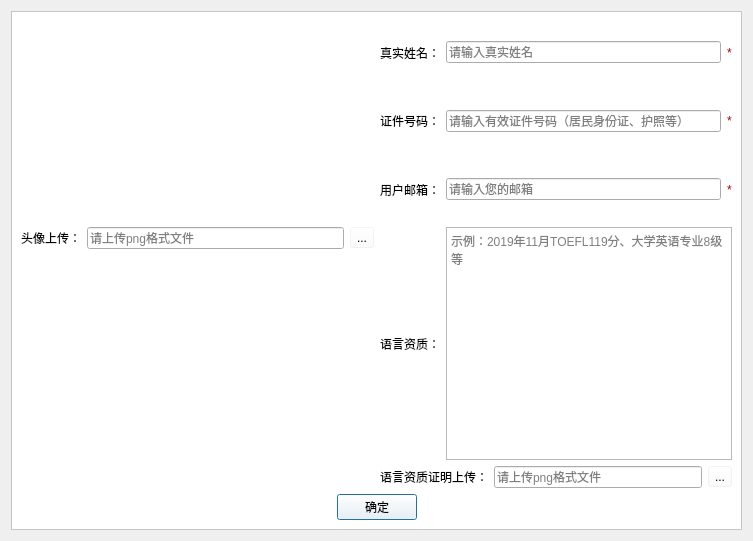
<?xml version="1.0" encoding="UTF-8"?>
<ui version="4.0">
 <class>EditUserFile_ui</class>
 <widget class="QDialog" name="EditUserFile_ui">
  <property name="geometry">
   <rect>
    <x>0</x>
    <y>0</y>
    <width>753</width>
    <height>541</height>
   </rect>
  </property>
  <property name="windowTitle">
   <string>Dialog</string>
  </property>
  <layout class="QVBoxLayout" name="verticalLayout">
   <item>
    <widget class="QFrame" name="frame">
     <property name="styleSheet">
      <string notr="true">#label_picture
{
	
	border-image: url(:/new/prefix1/C:/Users/z/Desktop/icon_image/user.png);
}

#frame
{
	
	background-color: rgb(255, 255, 255);
}

</string>
     </property>
     <property name="frameShape">
      <enum>QFrame::StyledPanel</enum>
     </property>
     <property name="frameShadow">
      <enum>QFrame::Raised</enum>
     </property>
     <layout class="QGridLayout" name="gridLayout_2">
      <item row="0" column="0" rowspan="3">
       <widget class="QLabel" name="label_picture">
        <property name="minimumSize">
         <size>
          <width>200</width>
          <height>200</height>
         </size>
        </property>
        <property name="maximumSize">
         <size>
          <width>200</width>
          <height>200</height>
         </size>
        </property>
        <property name="styleSheet">
         <string notr="true">border-image: url(:/new/prefix1/m_icon/user.png);</string>
        </property>
        <property name="text">
         <string/>
        </property>
       </widget>
      </item>
      <item row="0" column="1">
       <layout class="QHBoxLayout" name="horizontalLayout">
        <item>
         <widget class="QLabel" name="labelName">
          <property name="sizePolicy">
           <sizepolicy hsizetype="Maximum" vsizetype="Preferred">
            <horstretch>0</horstretch>
            <verstretch>0</verstretch>
           </sizepolicy>
          </property>
          <property name="text">
           <string>真实姓名：</string>
          </property>
         </widget>
        </item>
        <item>
         <widget class="QLineEdit" name="lETrealName">
          <property name="placeholderText">
           <string>请输入真实姓名</string>
          </property>
         </widget>
        </item>
        <item>
         <widget class="QLabel" name="label">
          <property name="styleSheet">
           <string notr="true">color: rgb(170, 0, 0);</string>
          </property>
          <property name="text">
           <string>*</string>
          </property>
         </widget>
        </item>
       </layout>
      </item>
      <item row="1" column="1">
       <layout class="QHBoxLayout" name="horizontalLayout_2">
        <item>
         <widget class="QLabel" name="label_score">
          <property name="sizePolicy">
           <sizepolicy hsizetype="Maximum" vsizetype="Preferred">
            <horstretch>0</horstretch>
            <verstretch>0</verstretch>
           </sizepolicy>
          </property>
          <property name="text">
           <string>证件号码：</string>
          </property>
         </widget>
        </item>
        <item>
         <widget class="QLineEdit" name="lETIDnum">
          <property name="placeholderText">
           <string>请输入有效证件号码（居民身份证、护照等）</string>
          </property>
         </widget>
        </item>
        <item>
         <widget class="QLabel" name="label_6">
          <property name="styleSheet">
           <string notr="true">color: rgb(170, 0, 0);</string>
          </property>
          <property name="text">
           <string>*</string>
          </property>
         </widget>
        </item>
       </layout>
      </item>
      <item row="2" column="1">
       <layout class="QHBoxLayout" name="horizontalLayout_3">
        <item>
         <widget class="QLabel" name="label_email">
          <property name="sizePolicy">
           <sizepolicy hsizetype="Maximum" vsizetype="Preferred">
            <horstretch>0</horstretch>
            <verstretch>0</verstretch>
           </sizepolicy>
          </property>
          <property name="text">
           <string>用户邮箱：</string>
          </property>
         </widget>
        </item>
        <item>
         <widget class="QLineEdit" name="LETEmail">
          <property name="placeholderText">
           <string>请输入您的邮箱</string>
          </property>
         </widget>
        </item>
        <item>
         <widget class="QLabel" name="label_email_star">
          <property name="styleSheet">
           <string notr="true">color: rgb(170, 0, 0);</string>
          </property>
          <property name="text">
           <string>*</string>
          </property>
         </widget>
        </item>
       </layout>
      </item>
      <item row="3" column="0">
       <layout class="QHBoxLayout" name="horizontalLayout_5">
        <item>
         <widget class="QLabel" name="labelpic">
          <property name="sizePolicy">
           <sizepolicy hsizetype="Maximum" vsizetype="Preferred">
            <horstretch>0</horstretch>
            <verstretch>0</verstretch>
           </sizepolicy>
          </property>
          <property name="text">
           <string>头像上传：</string>
          </property>
         </widget>
        </item>
        <item>
         <widget class="QLineEdit" name="LETPic">
          <property name="placeholderText">
           <string>请上传png格式文件</string>
          </property>
         </widget>
        </item>
        <item>
         <widget class="QToolButton" name="toolButton">
          <property name="styleSheet">
           <string notr="true">background-color: rgba(255, 255, 255, 40);</string>
          </property>
          <property name="text">
           <string>...</string>
          </property>
         </widget>
        </item>
       </layout>
      </item>
      <item row="3" column="1" rowspan="2">
       <layout class="QHBoxLayout" name="horizontalLayout_4">
        <item>
         <widget class="QLabel" name="label_language">
          <property name="text">
           <string>语言资质：</string>
          </property>
         </widget>
        </item>
        <item>
         <widget class="QTextEdit" name="textEdit">
          <property name="placeholderText">
           <string>示例：2019年11月TOEFL119分、大学英语专业8级等</string>
          </property>
         </widget>
        </item>
       </layout>
      </item>
      <item row="4" column="0">
       <spacer name="verticalSpacer">
        <property name="orientation">
         <enum>Qt::Vertical</enum>
        </property>
        <property name="sizeHint" stdset="0">
         <size>
          <width>20</width>
          <height>26</height>
         </size>
        </property>
       </spacer>
      </item>
      <item row="5" column="1">
       <layout class="QHBoxLayout" name="horizontalLayout_6">
        <item>
         <widget class="QLabel" name="label_Proved_3">
          <property name="sizePolicy">
           <sizepolicy hsizetype="Maximum" vsizetype="Preferred">
            <horstretch>0</horstretch>
            <verstretch>0</verstretch>
           </sizepolicy>
          </property>
          <property name="text">
           <string>语言资质证明上传：</string>
          </property>
         </widget>
        </item>
        <item>
         <widget class="QLineEdit" name="LETPicLanguage">
          <property name="placeholderText">
           <string>请上传png格式文件</string>
          </property>
         </widget>
        </item>
        <item>
         <widget class="QToolButton" name="toolButton_2">
          <property name="styleSheet">
           <string notr="true">background-color: rgba(255, 255, 255, 40);</string>
          </property>
          <property name="text">
           <string>...</string>
          </property>
         </widget>
        </item>
       </layout>
      </item>
      <item row="6" column="0" colspan="2">
       <layout class="QHBoxLayout" name="horizontalLayout_7">
        <item>
         <spacer name="horizontalSpacer_4">
          <property name="orientation">
           <enum>Qt::Horizontal</enum>
          </property>
          <property name="sizeHint" stdset="0">
           <size>
            <width>40</width>
            <height>20</height>
           </size>
          </property>
         </spacer>
        </item>
        <item>
         <widget class="QPushButton" name="pushButton">
          <property name="styleSheet">
           <string notr="true">background-color: rgba(255, 255, 255, 50);
font: 11pt &quot;AcadEref&quot;;</string>
          </property>
          <property name="text">
           <string>确定</string>
          </property>
         </widget>
        </item>
        <item>
         <spacer name="horizontalSpacer_5">
          <property name="orientation">
           <enum>Qt::Horizontal</enum>
          </property>
          <property name="sizeHint" stdset="0">
           <size>
            <width>40</width>
            <height>20</height>
           </size>
          </property>
         </spacer>
        </item>
       </layout>
      </item>
     </layout>
    </widget>
   </item>
  </layout>
 </widget>
 <resources/>
 <connections/>
</ui>
